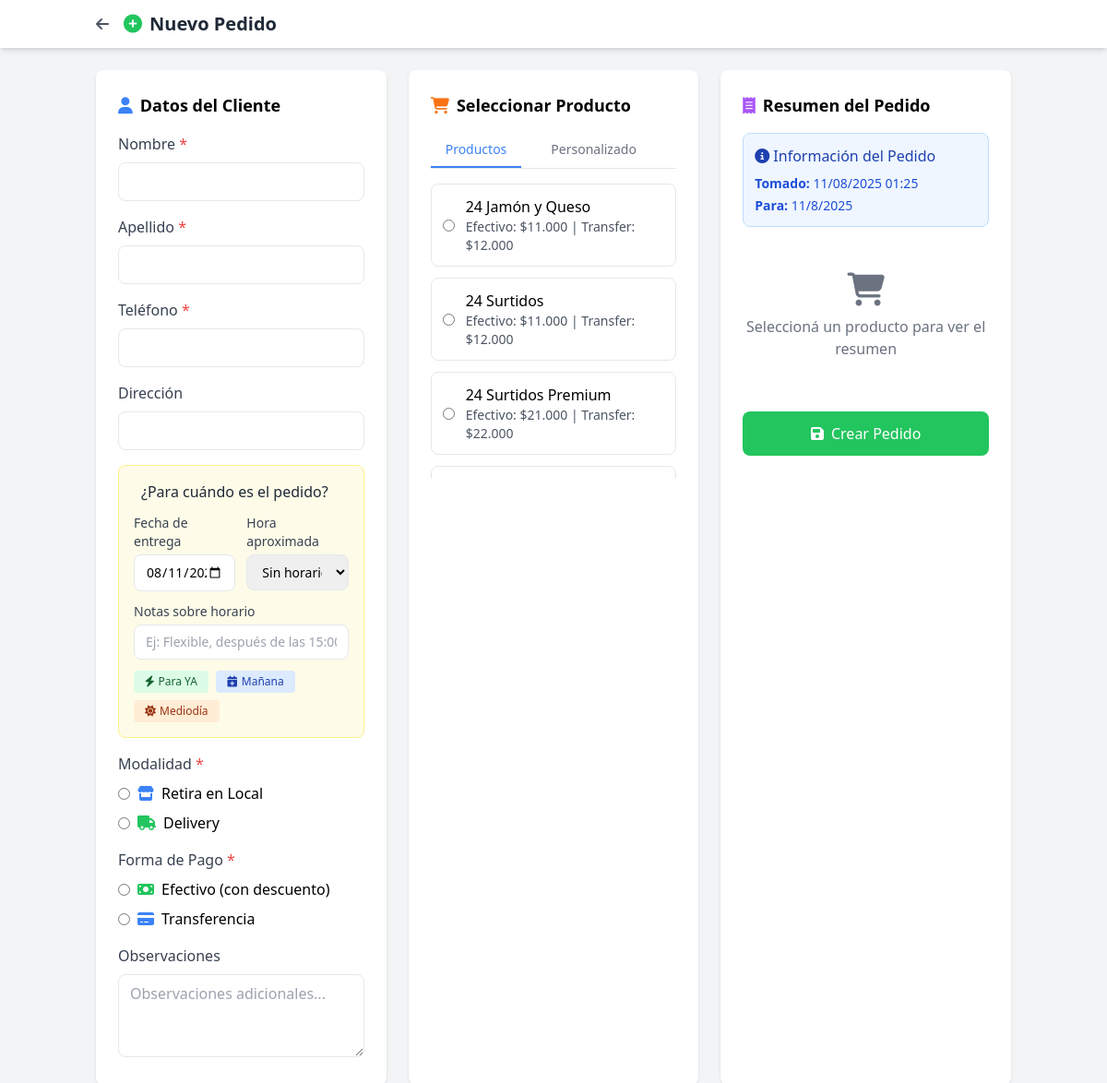
The app's page /admin/modules/pedidos/crear_pedido.php (signed in) with its own data.
### tables this page shows
CREATE TABLE `productos` (
  `id` int(11) NOT NULL,
  `nombre` varchar(100) NOT NULL,
  `precio_efectivo` decimal(10,2) NOT NULL,
  `precio_transferencia` decimal(10,2) NOT NULL,
  `activo` tinyint(1) DEFAULT 1,
  `categoria` varchar(50) DEFAULT 'Standard',
  `descripcion` text DEFAULT NULL,
  `imagen_url` varchar(255) DEFAULT NULL,
  `orden_mostrar` int(11) DEFAULT 0,
  `updated_by` varchar(100) DEFAULT NULL,
  `created_at` timestamp NULL DEFAULT current_timestamp(),
  `updated_at` timestamp NULL DEFAULT current_timestamp() ON UPDATE current_timestamp()
);

### admin/config.php (called while the page is built, shortened)
<?php
function formatPrice($price) {
    return '$' . number_format($price, 0, ',', '.');
}
?>

### admin/modules/pedidos/crear_pedido.php (the view, shortened to what this page needs)
<?php
require_once '../../config.php';
$pdo = getConnection();
$productos = $pdo->query("SELECT * FROM productos WHERE activo = 1 ORDER BY nombre")->fetchAll();
$cliente_seleccionado = null;
?>
<!DOCTYPE html>
<html lang="es">
<head>
    <script src="https://cdn.tailwindcss.com"></script>
    <link rel="stylesheet" href="https://cdnjs.cloudflare.com/ajax/libs/font-awesome/6.4.0/css/all.min.css">
</head>
<body class="bg-gray-100">
    <header class="bg-white shadow-md">
        <div class="container mx-auto px-4 py-3 flex justify-between items-center">
            <div class="flex items-center">
                <a href="../../" class="text-gray-600 hover:text-gray-800 mr-4">
                    <i class="fas fa-arrow-left"></i>
                </a>
                <h1 class="text-xl font-bold text-gray-800">
                    <i class="fas fa-plus-circle text-green-500 mr-2"></i>Nuevo Pedido
                </h1>
            </div>
        </div>
    </header>
    <main class="container mx-auto px-4 py-6">
        <form method="POST" id="pedidoForm">
            <div class="grid grid-cols-1 lg:grid-cols-3 gap-6">
                <div class="bg-white rounded-lg shadow p-6">
                    <h3 class="text-lg font-semibold mb-4">
                        <i class="fas fa-user text-blue-500 mr-2"></i>Datos del Cliente
                    </h3>
                    <div class="space-y-4">
                        <div>
                            <label class="block text-gray-700 mb-2">Nombre <span class="text-red-500">*</span></label>
                            <input type="text" name="nombre" value="<?= $cliente_seleccionado['nombre'] ?? ($_POST['nombre'] ?? '') ?>" required
                                   class="w-full px-3 py-2 border rounded-lg focus:ring-2 focus:ring-blue-500">
                        </div>
                        <div>
                            <label class="block text-gray-700 mb-2">Apellido <span class="text-red-500">*</span></label>
                            <input type="text" name="apellido" value="<?= $cliente_seleccionado['apellido'] ?? ($_POST['apellido'] ?? '') ?>" required
                                   class="w-full px-3 py-2 border rounded-lg focus:ring-2 focus:ring-blue-500">
                        </div>
                        <div>
                            <label class="block text-gray-700 mb-2">Teléfono <span class="text-red-500">*</span></label>
                            <input type="tel" name="telefono" value="<?= $cliente_seleccionado['telefono'] ?? ($_POST['telefono'] ?? '') ?>" required
                                   class="w-full px-3 py-2 border rounded-lg focus:ring-2 focus:ring-blue-500">
                        </div>
                        <div>
                            <label class="block text-gray-700 mb-2">Dirección</label>
                            <input type="text" name="direccion" value="<?= $cliente_seleccionado['direccion'] ?? ($_POST['direccion'] ?? '') ?>"
                                   class="w-full px-3 py-2 border rounded-lg focus:ring-2 focus:ring-blue-500">
                        </div>
                        <div class="bg-yellow-50 border border-yellow-200 rounded-lg p-4">
                            <h4 class="font-medium text-gray-800 mb-3">
                                <i class="fas fa-calendar-clock text-orange-500 mr-2"></i>¿Para cuándo es el pedido?
                            </h4>
                            <div class="grid grid-cols-1 md:grid-cols-2 gap-3">
                                <div>
                                    <label class="block text-sm text-gray-700 mb-1">Fecha de entrega</label>
                                    <input type="date" name="fecha_entrega"
                                           value="<?= $_POST['fecha_entrega'] ?? date('Y-m-d') ?>"
                                           min="<?= date('Y-m-d') ?>"
                                           class="w-full px-3 py-2 border rounded-lg text-sm focus:ring-2 focus:ring-orange-500">
                                </div>
                                <div>
                                    <label class="block text-sm text-gray-700 mb-1">Hora aproximada</label>
                                    <select name="hora_entrega" class="w-full px-3 py-2 border rounded-lg text-sm focus:ring-2 focus:ring-orange-500">
                                        <option value="">Sin horario específico</option>
                                    </select>
                                </div>
                            </div>
                            <div class="mt-3">
                                <label class="block text-sm text-gray-700 mb-1">Notas sobre horario</label>
                                <input type="text" name="notas_horario"
                                       placeholder="Ej: Flexible, después de las 15:00, urgente..."
                                       class="w-full px-3 py-2 border rounded-lg text-sm focus:ring-2 focus:ring-orange-500">
                            </div>
                            <div class="mt-3 flex flex-wrap gap-2">
                                <button type="button" onclick="setHoyAhora()" class="bg-green-100 text-green-800 px-3 py-1 rounded text-xs hover:bg-green-200 transition">
                                    <i class="fas fa-bolt mr-1"></i>Para YA
                                </button>
                                <button type="button" onclick="setMañana()" class="bg-blue-100 text-blue-800 px-3 py-1 rounded text-xs hover:bg-blue-200 transition">
                                    <i class="fas fa-calendar-plus mr-1"></i>Mañana
                                </button>
                                <button type="button" onclick="setMediadia()" class="bg-orange-100 text-orange-800 px-3 py-1 rounded text-xs hover:bg-orange-200 transition">
                                    <i class="fas fa-sun mr-1"></i>Mediodía
                                </button>
                            </div>
                        </div>
                        <div>
                            <label class="block text-gray-700 mb-2">Modalidad <span class="text-red-500">*</span></label>
                            <div class="space-y-2">
                                <label class="flex items-center">
                                    <input type="radio" name="modalidad" value="Retira" required class="mr-2"
                                           <?= (isset($_POST['modalidad']) && $_POST['modalidad'] === 'Retira') ? 'checked' : '' ?>>
                                    <i class="fas fa-store mr-2 text-blue-500"></i>Retira en Local
                                </label>
                                <label class="flex items-center">
                                    <input type="radio" name="modalidad" value="Delivery" required class="mr-2"
                                           <?= (isset($_POST['modalidad']) && $_POST['modalidad'] === 'Delivery') ? 'checked' : '' ?>>
                                    <i class="fas fa-truck mr-2 text-green-500"></i>Delivery
                                </label>
                            </div>
                        </div>
                        <div>
                            <label class="block text-gray-700 mb-2">Forma de Pago <span class="text-red-500">*</span></label>
                            <div class="space-y-2">
                                <label class="flex items-center">
                                    <input type="radio" name="forma_pago" value="Efectivo" required class="mr-2" onchange="updatePrecios()"
                                           <?= (isset($_POST['forma_pago']) && $_POST['forma_pago'] === 'Efectivo') ? 'checked' : '' ?>>
                                    <i class="fas fa-money-bill mr-2 text-green-500"></i>Efectivo (con descuento)
                                </label>
                                <label class="flex items-center">
                                    <input type="radio" name="forma_pago" value="Transferencia" required class="mr-2" onchange="updatePrecios()"
                                           <?= (isset($_POST['forma_pago']) && $_POST['forma_pago'] === 'Transferencia') ? 'checked' : '' ?>>
                                    <i class="fas fa-credit-card mr-2 text-blue-500"></i>Transferencia
                                </label>
                            </div>
                        </div>
                        <div>
                            <label class="block text-gray-700 mb-2">Observaciones</label>
                            <textarea name="observaciones" rows="3"
                                      class="w-full px-3 py-2 border rounded-lg focus:ring-2 focus:ring-blue-500"
                                      placeholder="Observaciones adicionales..."><?= $cliente_seleccionado['observaciones'] ?? ($_POST['observaciones'] ?? '') ?></textarea>
                        </div>
                    </div>
                </div>
                <div class="bg-white rounded-lg shadow p-6">
                    <h3 class="text-lg font-semibold mb-4">
                        <i class="fas fa-shopping-cart text-orange-500 mr-2"></i>Seleccionar Producto
                    </h3>
                    <div class="border-b mb-4">
                        <nav class="flex space-x-4">
                            <div class="tab-btn py-2 px-4 border-b-2 font-medium text-sm active cursor-pointer border-blue-500 text-blue-600"
                                    id="tab-predefinido" onclick="showTab('predefinido')">
                                Productos
                            </div>
                            <div class="tab-btn py-2 px-4 border-b-2 font-medium text-sm cursor-pointer border-transparent text-gray-500 hover:text-blue-600"
                                    id="tab-personalizado" onclick="showTab('personalizado')">
                                Personalizado
                            </div>
                        </nav>
                    </div>
                    <div id="content-predefinido" class="tab-content">
                        <div class="space-y-3 max-h-80 overflow-y-auto">
                            <?php foreach ($productos as $prod): ?>
                                <label class="flex items-center p-3 border rounded-lg hover:bg-gray-50 cursor-pointer">
                                    <input type="radio" name="producto_id" value="<?= $prod['id'] ?>"
                                           class="mr-3" onchange="selectProduct(<?= $prod['id'] ?>, '<?= htmlspecialchars($prod['nombre']) ?>', <?= $prod['precio_efectivo'] ?>, <?= $prod['precio_transferencia'] ?>)">
                                    <div class="flex-1">
                                        <div class="font-medium"><?= $prod['nombre'] ?></div>
                                        <div class="text-sm text-gray-600">
                                            <span class="precio-efectivo">Efectivo: <?= formatPrice($prod['precio_efectivo']) ?></span> |
                                            <span class="precio-transferencia">Transfer: <?= formatPrice($prod['precio_transferencia']) ?></span>
                                        </div>
                                    </div>
                                </label>
                            <?php endforeach; ?>
                        </div>
                    </div>
                </div>
                <div class="bg-white rounded-lg shadow p-6">
                    <h3 class="text-lg font-semibold mb-4">
                        <i class="fas fa-receipt text-purple-500 mr-2"></i>Resumen del Pedido
                    </h3>
                    <div class="bg-blue-50 border border-blue-200 rounded-lg p-3 mb-4">
                        <h4 class="font-medium text-blue-800 mb-2">
                            <i class="fas fa-info-circle mr-1"></i>Información del Pedido
                        </h4>
                        <div class="text-sm text-blue-700 space-y-1">
                            <div><strong>Tomado:</strong> <?= date('d/m/Y H:i') ?></div>
                            <div id="info-entrega"><strong>Para:</strong> <span class="text-gray-500">Seleccionar fecha/hora</span></div>
                        </div>
                    </div>
                    <div id="resumen-pedido" class="space-y-3">
                    </div>
                    <button type="submit" class="w-full bg-green-500 hover:bg-green-600 text-white py-3 px-4 rounded-lg font-medium mt-6">
                        <i class="fas fa-save mr-2"></i>Crear Pedido
                    </button>
                </div>
            </div>
        </form>
    </main>
</body>
</html>

### admin/modules/pedidos/crear_pedido.php (style rules this page uses)
.tab-btn.active { border-bottom-color: #3b82f6 !important; color: #3b82f6 !important; }
.tab-btn { border-bottom-color: transparent; }
.tab-btn { cursor: pointer; transition: all 0.2s ease; }

### records on screen
productos: nombre "24 Jamón y Queso", precio_efectivo "$11.000", precio_transferencia "$12.000"
productos: nombre "24 Surtidos", precio_efectivo "$11.000", precio_transferencia "$12.000"
productos: nombre "24 Surtidos Premium", precio_efectivo "$21.000", precio_transferencia "$22.000"
